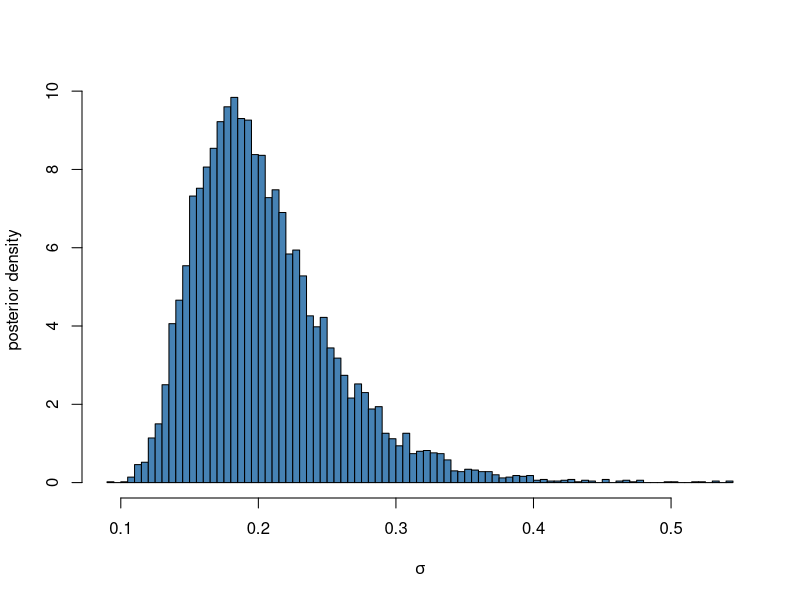
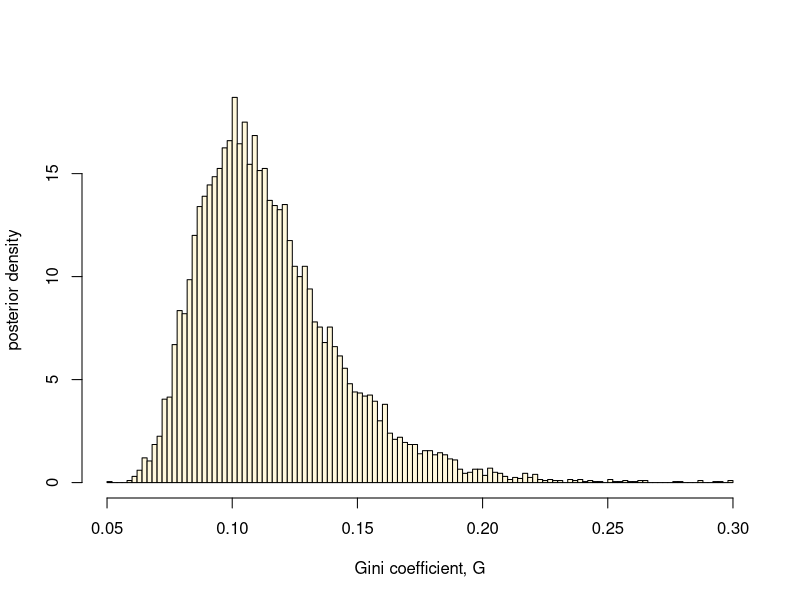
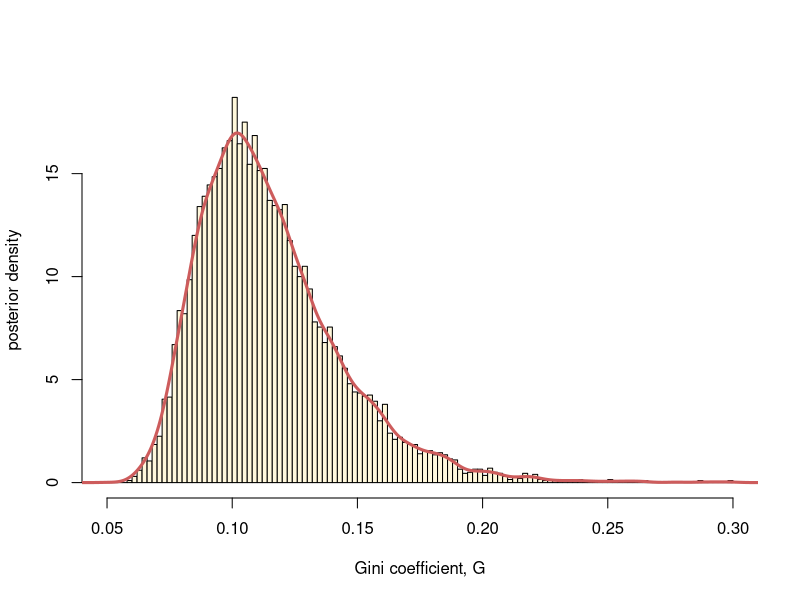

R code for these plots, in order:
## ---- chunk 1
y = c(14, 25, 45, 25, 30, 33, 19, 50, 34, 67)
logy = log(y)
n = length(y)
theta = log(33)
tau2 = sum(logy - theta)^2/n

# Defining a function that simulates nSim draws
# from the scaled inverse Chi-square distribution
rScaledInvChi2 <- function(nSim, df, scale){
  return((df*scale)/rchisq(nSim, df=df))
}
nSim = 10000
sigma2Draws = rScaledInvChi2(nSim, n, tau2)
hist(sqrt(sigma2Draws), 100, col = "steelblue", main = "", freq = FALSE,
     xlab = expression(sigma), ylab = "posterior density")
## ---- chunk 2
gini = rep(0, nSim)
for (i in 1:nSim){
  gini[i] = 2*pnorm(sqrt(sigma2Draws[i])/sqrt(2)) - 1
} 
hist(gini, 100, col = "cornsilk", main = "", freq = FALSE,
     xlab = "Gini coefficient, G", ylab = "posterior density")
## ---- chunk 3
kde = density(gini)
giniGrid = kde$x
postDens = kde$y
hist(gini, 100, col = "cornsilk", main = "", freq = FALSE,
     xlab = "Gini coefficient, G", ylab = "posterior density")
lines(giniGrid, postDens, lwd = 3, col = "indianred")
## ---- chunk 4
binWidth = giniGrid[2]- giniGrid[1]
# first, sort the density values from highest to lowest
postDensOrdered = sort(postDens, decreasing = TRUE)  
# reorder the thetaValues so that they still match the density values
giniOrdered = giniGrid[order(postDens, decreasing = TRUE)] 
cumsumPostDens = cumsum(binWidth*postDensOrdered) # posterior cdf 
inHPD = which(cumsumPostDens < 0.95) # find highest pdf vals up to 95% quota.
hpd = c(min(giniOrdered[inHPD]), max(giniOrdered[inHPD]))
message(paste0("The 95% HPD interval for the Gini coefficient is (", hpd[1], ",", hpd[2],")"))
